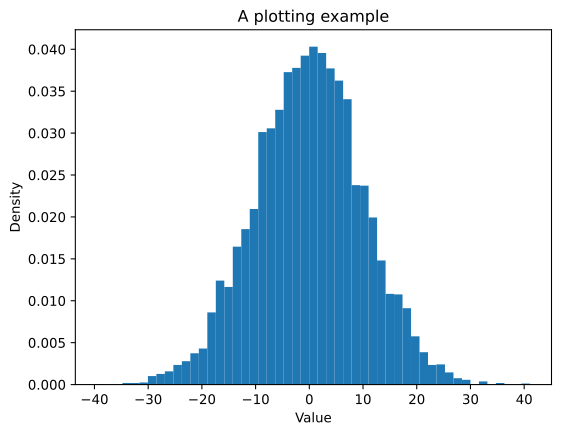

Python code for this plot:
import matplotlib.pyplot as plt
import pyarts3 as pa

plt.hist(pa.arts.random.normal_distribution(10000, 0, 10), bins=51, density=True)
plt.title("A plotting example")
plt.xlabel("Value")
plt.ylabel("Density")
